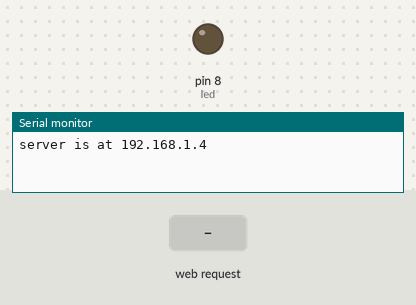
This sketch was run on a simulated Arduino Uno, built for the host (arithmetic inside an expression is 32-bit, double 64-bit). Parts: output pins drawn as LEDs (lit = HIGH), the last lines printed to the serial monitor. The inputs (shaded band) are chosen by the test bench. WiFi joins after 1.5 s; servers stay silent unless stated.

Above: at 1.2 s.
1.3 s: HTTP request GET /on received
At 2.4 s:
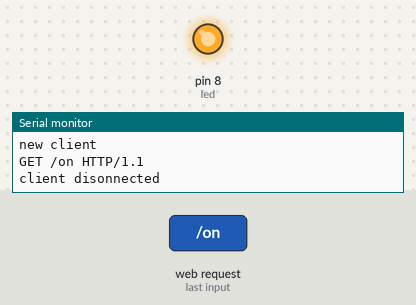
2.8 s: HTTP request GET /off received
At 3.6 s:
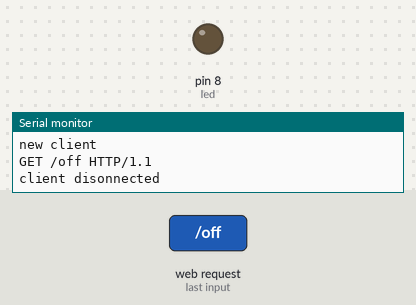
Timing chart, 0 to 5.8 s (numbered marks = the images above; inputs shaded):
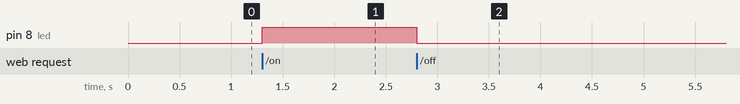

The sketch:

Ligando_led.ino
```cpp
#include <SPI.h>
#include <Ethernet.h>

byte mac[] = {
  0xDE, 0xAD, 0xBE, 0xEF, 0xFE, 0xED };
IPAddress ip(192,168,1,4);


EthernetServer server(80);

int led=8;

void setup() {

  Serial.begin(9600);


  Ethernet.begin(mac, ip);
  server.begin();
  Serial.print("server is at ");
  Serial.println(Ethernet.localIP());

  pinMode(led,OUTPUT);
}


void loop() {
  // listen for incoming clients
  EthernetClient client = server.available();
  if (client) {
    Serial.println("new client");
    // an http request ends with a blank line
    boolean currentLineIsBlank = true;
    String vars;
    int teste=0;

    while (client.connected()) {

      if (client.available()) {
        char c = client.read();
        Serial.print(c);

        vars.concat(c);

        if(vars.endsWith("/on")){
          teste=1;
        }else{
          if(vars.endsWith("/off")){
            teste=2;
          }
        }

//#######################################################

        if (c == '\n' && currentLineIsBlank) {
          // send a standard http response header
          client.println("HTTP/1.1 200 OK");
          client.println("Content-Type: text/html");
          client.println("Connnection: close");
          client.println();
          client.println("<!DOCTYPE HTML>");
          client.println("<html>");


         if(teste==1){
          digitalWrite(led,HIGH);
          client.println("<p><h1>Servidor Arduino Lucas</h1></p>");
          client.println("<hr/>");
          client.println("<p>Led Ligado</p>");
          client.println("<p><a href= http://192.168.1.4/off>Desligar Led</a></p>");

         }else{

           if(teste==2){
              digitalWrite(led,LOW);
           client.println("<p><h1>Servidor Arduino Lucas</h1></p>");
          client.println("<hr/>");
          client.println("<p>Led Desligado</p>");
          client.println("<p><a href= http://192.168.1.4/on>Ligar Led</a></p>");

         }

           else{
          client.println("<p><h1>Servidor Arduino Lucas</h1></p>");
          client.println("<img src=http://missionduke.com/wordpress/wp-content/uploads/2010/11/Arduino-logo1.png>");
          client.println("<hr/>");

          client.println("<p><a href= http://192.168.1.4/on >Ligar Led</a></p>");

          client.println("<p><a href= http://192.168.1.4/off >Desligar Led</a></p>");
         }
         }


          client.println("</html>");
          break;

        }
        if (c == '\n') {
          // you're starting a new line
          currentLineIsBlank = true;
        }
        else if (c != '\r') {
         //Essa porra sempre tem que ser true, caralho!
          currentLineIsBlank = true;
        }
      }
    }
    // give the web browser time to receive the data
    delay(1);
    // close the connection:
    client.stop();
    Serial.println("client disonnected");
  }
}
```

Measured:
- after the input at 1.3 s, pin 8 (led): LOW → HIGH at once
- after the input at 2.8 s, pin 8 (led): HIGH → LOW at once
